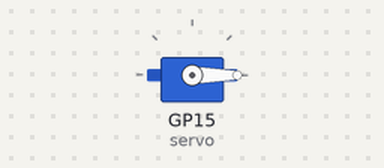
Bench run of a program on a simulated Raspberry Pi Pico running MicroPython. Shown: servo. Servo angles are drawn from the pulse width (0.5 ms = 0°, 2.5 ms = 180°).

Above: at 0.05 s.
At 0.45 s:
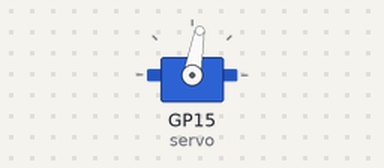
At 0.9 s:
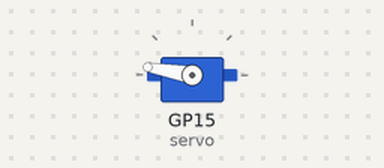
At 1.8 s:
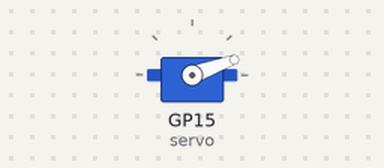
Timing chart, 0 to 4.4 s (numbered marks = the images above):
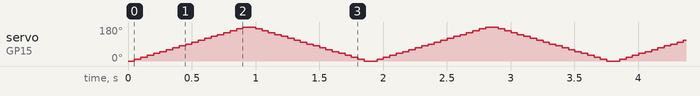

The program:

ServoMotor.py
```python
from machine import Pin, PWM
import utime

# Configure PWM on GP15
servo = PWM(Pin(15))
servo.freq(50)  # 50 Hz for standard servos

# Helper function to set angle (0-180)
def set_angle(angle):
    # Convert angle to duty cycle (approx 0.5ms - 2.5ms pulse)
    duty = int((angle / 180 * 2000) + 500)  # 500-2500 µs
    servo.duty_u16(int(duty * 65535 / 20000))  # Scale to 16-bit

# Sweep demo
while True:
    for angle in range(0, 181, 10):
        set_angle(angle)
        utime.sleep(0.05)
    for angle in range(180, -1, -10):
        set_angle(angle)
        utime.sleep(0.05)
```
